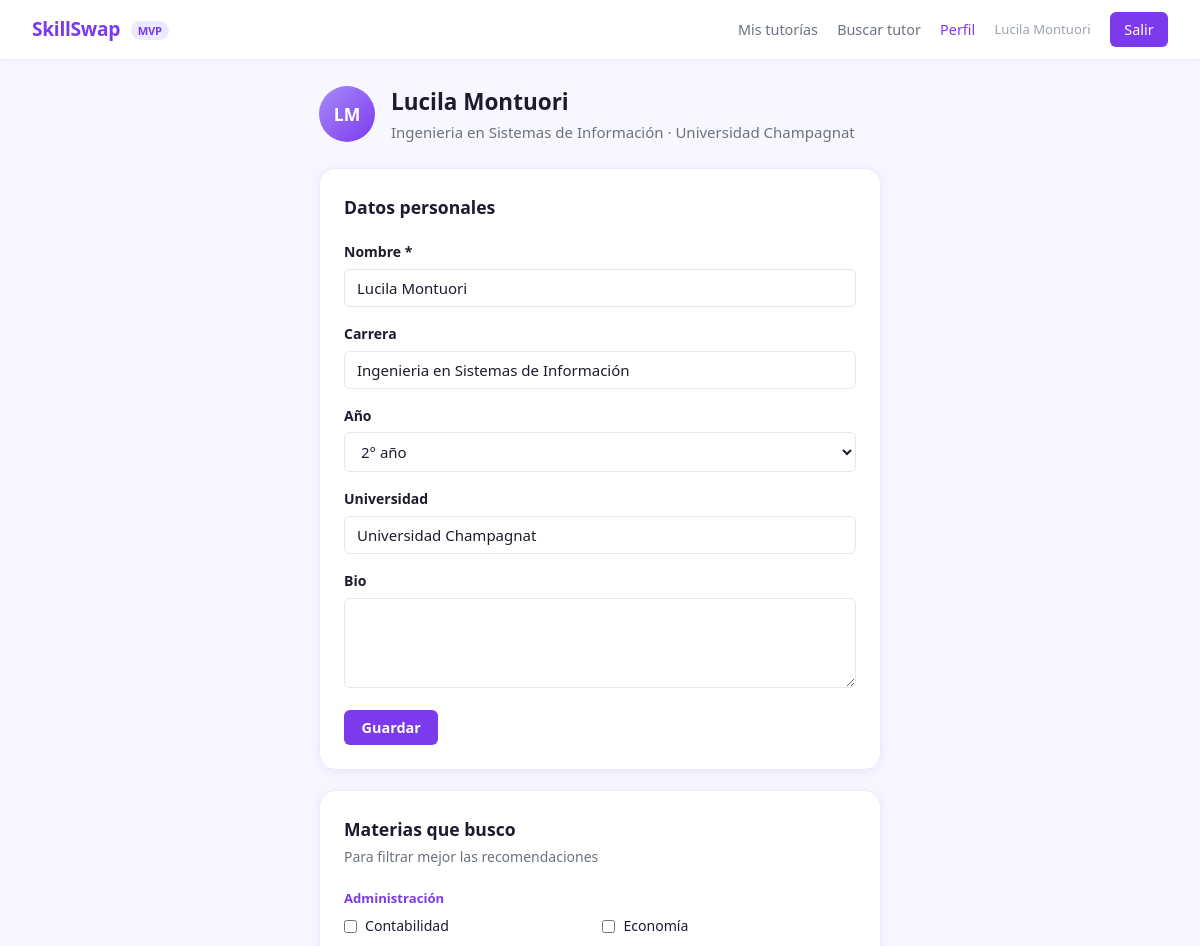
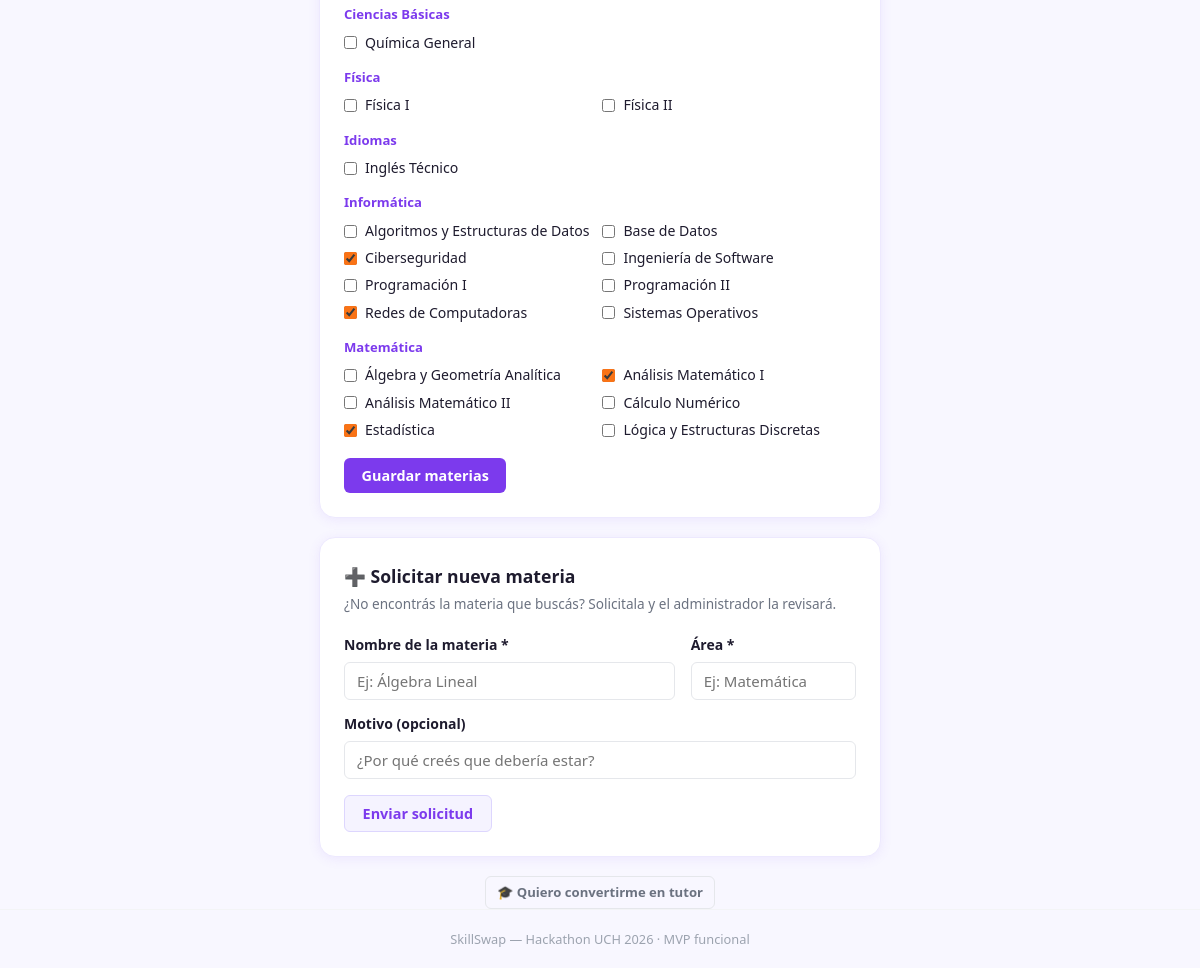
The page /skillswap/index.php?p=alumno_perfil (signed in) on the database its author committed (2 pictures, top to bottom).
### tables this page shows
CREATE TABLE `usuarios` (
  `id` int(10) unsigned NOT NULL AUTO_INCREMENT,
  `nombre` varchar(120) NOT NULL,
  `email` varchar(180) NOT NULL,
  `password` varchar(255) NOT NULL,
  `rol` enum('admin','tutor','alumno') NOT NULL DEFAULT 'alumno',
  `estado` enum('pendiente','activo','bloqueado') NOT NULL DEFAULT 'activo',
  `carrera` varchar(120) NOT NULL DEFAULT '',
  `anio_cursado` tinyint(3) unsigned NOT NULL DEFAULT 1,
  `universidad` varchar(120) NOT NULL DEFAULT '',
  `certificado_path` varchar(255) DEFAULT NULL COMMENT 'ruta al archivo subido',
  `wallet_address` varchar(100) DEFAULT NULL COMMENT 'wallet simulada Ethereum',
  `bio` text DEFAULT NULL,
  `created_at` timestamp NOT NULL DEFAULT current_timestamp(),
  `updated_at` timestamp NOT NULL DEFAULT current_timestamp() ON UPDATE current_timestamp(),
  PRIMARY KEY (`id`),
  UNIQUE KEY `email` (`email`)
);

CREATE TABLE `materias` (
  `id` int(10) unsigned NOT NULL AUTO_INCREMENT,
  `nombre` varchar(120) NOT NULL,
  `area` varchar(80) NOT NULL DEFAULT '',
  `activa` tinyint(1) NOT NULL DEFAULT 1,
  `created_at` timestamp NOT NULL DEFAULT current_timestamp(),
  PRIMARY KEY (`id`)
);

### skillswap/app/helpers/funciones.php (called while the page is built, shortened)
<?php
function e(mixed $v): string {
    return htmlspecialchars((string)$v, ENT_QUOTES | ENT_SUBSTITUTE, 'UTF-8');
}
function iniciales(string $nombre): string {
    $partes = explode(' ', trim($nombre));
    $ini    = '';
    foreach (array_slice($partes, 0, 2) as $p) {
        $ini .= mb_strtoupper(mb_substr($p, 0, 1));
    }
    return $ini ?: '?';
}
function renderizar(string $vista, array $datos = []): void {
    extract($datos, EXTR_SKIP);
    $path = BASE_PATH . '/app/views/' . $vista . '.php';
    require $path;
}

### skillswap/app/controllers/TutorAlumnoController.php (called while the page is built, shortened)
<?php
class AlumnoController {
    private Usuario   $usuarioModel;
    private Materia   $materiaModel;
    public function __construct() {
        $this->usuarioModel   = new Usuario();
        $this->materiaModel   = new Materia();
    }
    public function perfil(): void {
        $uid     = Session::userId();
        $usuario = $this->usuarioModel->buscarPorId($uid);
        $todasMaterias = $this->materiaModel->porArea();
        $misIds  = $this->materiaModel->idsAlumno($uid);
        renderizar('alumno/perfil', compact('usuario', 'todasMaterias', 'misIds', 'exito', 'error'));
    }
}

### skillswap/config/database.php (called while the page is built, shortened)
<?php
function conectar(): PDO {
    static $pdo = null;
    if ($pdo !== null) return $pdo;
    $dsn = sprintf('mysql:host=%s;dbname=%s;charset=%s', DB_HOST, DB_NAME, DB_CHARSET);
    try {
        $pdo = new PDO($dsn, DB_USER, DB_PASS, [
            PDO::ATTR_ERRMODE            => PDO::ERRMODE_EXCEPTION,
            PDO::ATTR_DEFAULT_FETCH_MODE => PDO::FETCH_ASSOC,
            PDO::ATTR_EMULATE_PREPARES   => false,
        ]);
    } catch (PDOException $e) {
        die('<div style="padding:2rem;color:#b91c1c;font-family:sans-serif;">
            <strong>Error de conexión:</strong> ' . htmlspecialchars($e->getMessage()) . '
        </div>');
    }
    return $pdo;
}

### skillswap/app/helpers/Session.php (called while the page is built, shortened)
<?php
class Session {
    public static function userId(): int        { return (int)($_SESSION['usuario_id'] ?? 0); }
}

### skillswap/app/models/Usuario.php (called while the page is built, shortened)
<?php
class Usuario {
    private PDO $pdo;
    public function __construct() { $this->pdo = conectar(); }
    public function buscarPorId(int $id): ?array {
        $s = $this->pdo->prepare('SELECT * FROM usuarios WHERE id = ?');
        $s->execute([$id]);
        return $s->fetch() ?: null;
    }
}

### skillswap/app/models/Materia.php (called while the page is built, shortened)
<?php
class Materia {
    private PDO $pdo;
    public function __construct() { $this->pdo = conectar(); }
    public function listarTodas(): array {
        return $this->pdo->query('SELECT * FROM materias WHERE activa=1 ORDER BY area, nombre')->fetchAll();
    }
    public function porArea(): array {
        $rows = $this->listarTodas();
        $agrupadas = [];
        foreach ($rows as $r) {
            $agrupadas[$r['area']][] = $r;
        }
        return $agrupadas;
    }
    public function idsAlumno(int $alumnoId): array {
        $s = $this->pdo->prepare('SELECT materia_id FROM alumno_materias WHERE alumno_id=?');
        $s->execute([$alumnoId]);
        return array_column($s->fetchAll(), 'materia_id');
    }
}

### skillswap/app/views/alumno/perfil.php (the view, shortened to what this page needs)
<!DOCTYPE html>
<html lang="es">
<head>
  <link rel="stylesheet" href="public/css/estilos.css">
</head>
<body>
<?php require BASE_PATH . '/app/views/partials/nav.php'; ?>
<div class="contenedor-md mt-3">
  <div style="display:flex;align-items:center;gap:1rem;margin-bottom:1.5rem;">
    <div class="avatar avatar-lg"><?= e(iniciales($usuario['nombre'])) ?></div>
    <div>
      <h2 style="font-weight:800;"><?= e($usuario['nombre']) ?></h2>
      <p style="color:var(--texto-2);"><?= e($usuario['carrera']) ?> · <?= e($usuario['universidad']) ?></p>
    </div>
  </div>
  <div class="card mb-2">
    <div class="card-header"><h2>Datos personales</h2></div>
    <form method="POST" action="index.php?p=alumno_perfil">
      <div class="form-group"><label>Nombre *</label>
        <input type="text" name="nombre" value="<?= e($usuario['nombre']) ?>" required></div>
      <div class="form-group"><label>Carrera</label>
        <input type="text" name="carrera" value="<?= e($usuario['carrera']) ?>"></div>
      <div class="form-group"><label>Año</label>
        <select name="anio">
          <?php for ($i = 1; $i <= 6; $i++): ?>
            <option value="<?= $i ?>" <?= $usuario['anio_cursado'] == $i ? 'selected' : '' ?>><?= $i ?>° año</option>
          <?php endfor; ?>
        </select>
      </div>
      <div class="form-group"><label>Universidad</label>
        <input type="text" name="universidad" value="<?= e($usuario['universidad']) ?>"></div>
      <div class="form-group"><label>Bio</label>
        <textarea name="bio"><?= e($usuario['bio'] ?? '') ?></textarea></div>
      <button type="submit" class="btn btn-primary">Guardar</button>
    </form>
  </div>
  <div class="card">
    <div class="card-header"><h2>Materias que busco</h2><p>Para filtrar mejor las recomendaciones</p></div>
    <form method="POST" action="index.php?p=alumno_perfil">
      <?php foreach ($todasMaterias as $area => $mats): ?>
        <p style="font-weight:700;font-size:.82rem;color:var(--lila-600);margin:.8rem 0 .4rem;"><?= e($area) ?></p>
        <div style="display:grid;grid-template-columns:repeat(auto-fill,minmax(200px,1fr));gap:.3rem;">
          <?php foreach ($mats as $m): ?>
            <label style="display:flex;align-items:center;gap:.5rem;font-size:.88rem;font-weight:400;cursor:pointer;">
              <input type="checkbox" name="materias[]" value="<?= $m['id'] ?>"
                     <?= in_array($m['id'], $misIds) ? 'checked' : '' ?>
                     style="accent-color:var(--naranja);">
              <?= e($m['nombre']) ?>
            </label>
          <?php endforeach; ?>
        </div>
      <?php endforeach; ?>
      <button type="submit" class="btn btn-primary mt-2">Guardar materias</button>
    </form>
  </div>
  <div class="card" style="margin-top:1.2rem;">
    <div class="card-header">
      <h2>➕ Solicitar nueva materia</h2>
      <p style="font-size:.85rem;color:var(--texto-2);">¿No encontrás la materia que buscás? Solicitala y el administrador la revisará.</p>
    </div>
    <form method="POST" action="index.php?p=alumno_solicitar_materia">
      <div style="display:flex;gap:1rem;flex-wrap:wrap;align-items:flex-end;">
        <div class="form-group" style="flex:2;margin:0;">
          <label>Nombre de la materia *</label>
          <input type="text" name="materia_nombre" placeholder="Ej: Álgebra Lineal" required minlength="3">
        </div>
        <div class="form-group" style="flex:1;margin:0;">
          <label>Área *</label>
          <input type="text" name="materia_area" placeholder="Ej: Matemática" required>
        </div>
      </div>
      <div class="form-group" style="margin-top:.8rem;">
        <label>Motivo (opcional)</label>
        <input type="text" name="materia_motivo" placeholder="¿Por qué creés que debería estar?">
      </div>
      <button type="submit" class="btn btn-secondary mt-1">Enviar solicitud</button>
    </form>
  </div>
  <div style="margin-top:1rem;text-align:center;">
    <a href="index.php?p=alumno_convertir" class="btn btn-ghost btn-sm">
      🎓 Quiero convertirme en tutor
    </a>
  </div>
</div>
<?php require BASE_PATH . '/app/views/partials/footer.php'; ?>
</body>
</html>

### skillswap/public/css/estilos.css (style rules this page uses)
:root { --lila-50: #f5f3ff; --lila-100: #ede9fe; --lila-200: #ddd6fe; --lila-300: #c4b5fd; --lila-400: #a78bfa; --lila-500: #8b5cf6; --lila-600: #7c3aed; --lila-700: #6d28d9; --naranja: #f97316; --rojo: #ef4444; --verde: #22c55e; --amarillo: #eab308; --azul: #3b82f6; --texto: #1e1b2e; --texto-2: #6b7280; --blanco: #ffffff; --fondo: #f8f7ff; --gris-100: #f3f4f6; --gris-200: #e5e7eb; --gris-400: #9ca3af; --font: 'Segoe UI', system-ui, sans-serif; --font-mono: 'Consolas', monospace; --radio: 10px; --radio-sm: 6px; --radio-lg: 16px; --sombra: 0 2px 12px rgba(139,92,246,.10); --trans: .15s ease; }
*, *::before, *::after { box-sizing: border-box; margin: 0; padding: 0; }
body { font-family: var(--font); background: var(--fondo); color: var(--texto); min-height: 100vh; display: flex; flex-direction: column; font-size: 15px; line-height: 1.6; }
a { color: var(--lila-600); text-decoration: none; }
textarea, input, select, button { font-family: inherit; font-size: inherit; }
.contenedor-md { max-width: 780px; margin: 0 auto; padding: 0 1.5rem; }
.mt-2 { margin-top: 1rem; }
.mt-3 { margin-top: 1.5rem; }
.mb-2 { margin-bottom: 1rem; }
.card { background: var(--blanco); border-radius: var(--radio-lg); border: 1.5px solid var(--lila-100); padding: 1.5rem; box-shadow: var(--sombra); margin-bottom: 1.2rem; }
.card-header { margin-bottom: 1.2rem; }
.card-header h2 { font-size: 1.1rem; font-weight: 700; }
.card-header p { color: var(--texto-2); font-size: .875rem; margin-top: .2rem; }
.btn { display: inline-flex; align-items: center; gap: .4rem; padding: .5rem 1.1rem; border-radius: var(--radio-sm); font-weight: 600; font-size: .9rem; cursor: pointer; border: none; transition: all var(--trans); text-decoration: none; white-space: nowrap; }
.btn-primary { background: var(--lila-600); color: #fff; }
.btn-secondary { background: var(--lila-50); color: var(--lila-600); border: 1.5px solid var(--lila-200); }
.btn-ghost { background: transparent; color: var(--texto-2); border: 1.5px solid var(--gris-200); }
.btn-sm { padding: .3rem .7rem; font-size: .82rem; }
.form-group { margin-bottom: 1rem; }
.form-group label { display: block; font-weight: 600; font-size: .875rem; margin-bottom: .35rem; }
.form-group input, .form-group select, .form-group textarea { width: 100%; border: 1.5px solid var(--gris-200); border-radius: var(--radio-sm); padding: .5rem .75rem; transition: border-color var(--trans); background: var(--blanco); color: var(--texto); }
.form-group textarea { resize: vertical; min-height: 90px; }
.avatar { width: 40px; height: 40px; border-radius: 50%; background: linear-gradient(135deg, var(--lila-400), var(--lila-600)); color: #fff; font-weight: 800; font-size: .85rem; display: inline-flex; align-items: center; justify-content: center; flex-shrink: 0; }
.avatar-lg { width: 56px; height: 56px; font-size: 1.1rem; }

### rows shown on the page
usuarios: nombre "LM", nombre "Lucila Montuori", carrera "Ingenieria en Sistemas de Información", universidad "Universidad Champagnat", anio "2° año"
materias: nombre "Contabilidad"
materias: nombre "Economía"
materias: nombre "Química General"
materias: nombre "Física I"
materias: nombre "Física II"
materias: nombre "Inglés Técnico"
materias: nombre "Algoritmos y Estructuras de Datos"
materias: nombre "Base de Datos"
materias: id "☑", nombre "Ciberseguridad"
materias: nombre "Ingeniería de Software"
materias: nombre "Programación I"
materias: nombre "Programación II"
materias: id "☑", nombre "Redes de Computadoras"
materias: nombre "Sistemas Operativos"
materias: nombre "Álgebra y Geometría Analítica"
materias: id "☑", nombre "Análisis Matemático I"
materias: nombre "Análisis Matemático II"
materias: nombre "Cálculo Numérico"
materias: id "☑", nombre "Estadística"
materias: nombre "Lógica y Estructuras Discretas"

### other values the page prints
Session::userName() "Lucila Montuori"
$area "Administración"
$area "Ciencias Básicas"
$area "Física"
$area "Idiomas"
$area "Informática"
$area "Matemática"
